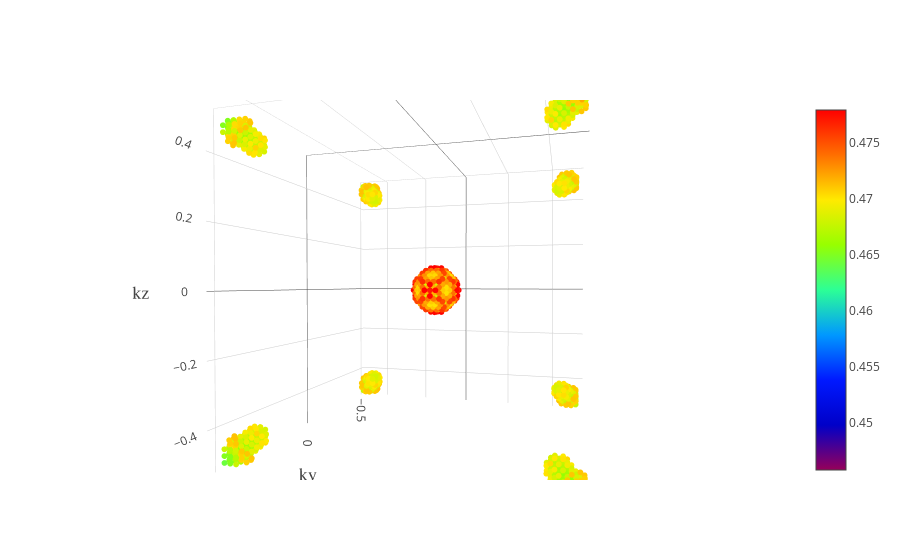

The notebook cell this image was saved under:
### Code cell
trace1 = go.Scatter3d(
    x=cart_kpts_df['kx [1/A]'].values/(2*np.pi/(a)),
    y=cart_kpts_df['ky [1/A]'].values/(2*np.pi/(a)),
    z=cart_kpts_df['kz [1/A]'].values/(2*np.pi/(a)),
    mode='markers',
    marker=dict(
        size=2,
        color=enk_df['energy [Ryd]'],
        colorscale='Rainbow',
        showscale=True,
        opacity=1
    )
)

trace2 = go.Scatter

data = [trace1]
layout = go.Layout(
                    scene = dict(
                    xaxis = dict(
                        title='kx',titlefont = dict(family='Oswald, monospace',size=18)),
                    yaxis = dict(
                        title='ky',titlefont = dict(family='Oswald, monospace',size=18)),
                    zaxis = dict(
                        title='kz',titlefont = dict(family='Oswald, monospace',size=18)),))
fig = go.Figure(data=data, layout=layout)
py.iplot(fig, filename='simple-3d-scatter')

### Figure 1 — Plotly figure (JSON) as saved in the notebook; plotly's stock layout.template omitted (floating-point values rounded to 4 significant figures; data arrays with more than 128 entries replaced by an {"elided": "..."} marker saying what was removed)
{"data": [{"marker": {"color": {"elided": "2213 float values"}, "colorscale": "Rainbow", "opacity": 1, "showscale": true, "size": 2}, "mode": "markers", "type": "scatter3d", "uid": "f0fc5429-b77b-43c2-b52a-bce0ccf375e9", "x": {"elided": "2213 float values"}, "y": {"elided": "2213 float values"}, "z": {"elided": "2213 float values"}}], "layout": {"autosize": true, "scene": {"aspectmode": "auto", "aspectratio": {"x": 1, "y": 1, "z": 1}, "camera": {"center": {"x": 0, "y": 0, "z": 0}, "eye": {"x": -0.4258, "y": 1.52, "z": 0.01614}, "projection": {"type": "perspective"}, "up": {"x": 0, "y": 0, "z": 1}}, "xaxis": {"title": {"font": {"family": "Oswald, monospace", "size": 18}, "text": "kx"}, "type": "linear"}, "yaxis": {"title": {"font": {"family": "Oswald, monospace", "size": 18}, "text": "ky"}, "type": "linear"}, "zaxis": {"title": {"font": {"family": "Oswald, monospace", "size": 18}, "text": "kz"}, "type": "linear"}}}}
